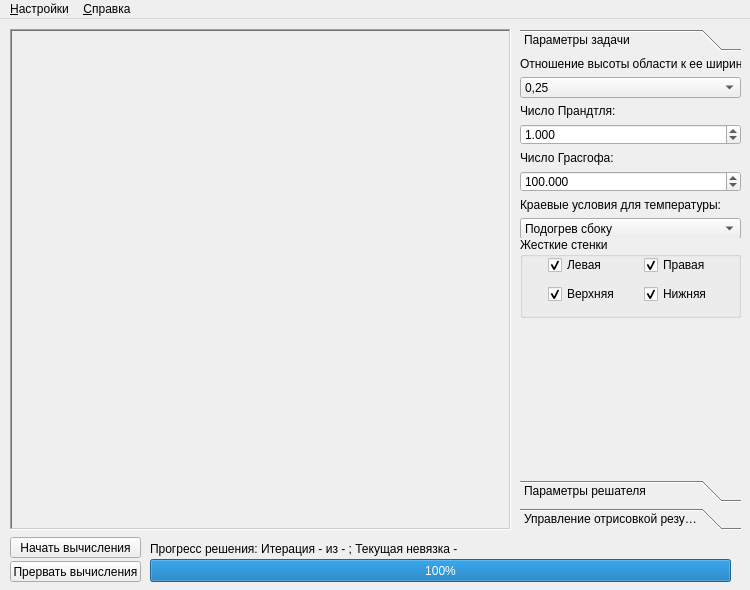
<?xml version="1.0" encoding="UTF-8"?>
<ui version="4.0">
 <class>MainWindow</class>
 <widget class="QMainWindow" name="MainWindow">
  <property name="geometry">
   <rect>
    <x>0</x>
    <y>0</y>
    <width>750</width>
    <height>590</height>
   </rect>
  </property>
  <property name="minimumSize">
   <size>
    <width>750</width>
    <height>590</height>
   </size>
  </property>
  <property name="maximumSize">
   <size>
    <width>750</width>
    <height>590</height>
   </size>
  </property>
  <property name="windowTitle">
   <string>Тестовая задача ЕГК   v1.5.0 alpha1</string>
  </property>
  <widget class="QWidget" name="centralWidget">
   <widget class="QFrame" name="solutionPainterFrame">
    <property name="geometry">
     <rect>
      <x>10</x>
      <y>10</y>
      <width>501</width>
      <height>501</height>
     </rect>
    </property>
    <property name="frameShape">
     <enum>QFrame::WinPanel</enum>
    </property>
    <property name="frameShadow">
     <enum>QFrame::Sunken</enum>
    </property>
   </widget>
   <widget class="QPushButton" name="startButton">
    <property name="geometry">
     <rect>
      <x>10</x>
      <y>518</y>
      <width>131</width>
      <height>21</height>
     </rect>
    </property>
    <property name="text">
     <string>Начать вычисления</string>
    </property>
   </widget>
   <widget class="QToolBox" name="SettingsToolBox">
    <property name="geometry">
     <rect>
      <x>520</x>
      <y>10</y>
      <width>221</width>
      <height>501</height>
     </rect>
    </property>
    <property name="frameShape">
     <enum>QFrame::NoFrame</enum>
    </property>
    <property name="frameShadow">
     <enum>QFrame::Plain</enum>
    </property>
    <property name="currentIndex">
     <number>0</number>
    </property>
    <widget class="QWidget" name="problemSettingsPage">
     <property name="geometry">
      <rect>
       <x>0</x>
       <y>0</y>
       <width>221</width>
       <height>420</height>
      </rect>
     </property>
     <attribute name="label">
      <string>Параметры задачи</string>
     </attribute>
     <widget class="QWidget" name="formLayoutWidget">
      <property name="geometry">
       <rect>
        <x>0</x>
        <y>0</y>
        <width>221</width>
        <height>181</height>
       </rect>
      </property>
      <layout class="QFormLayout" name="formLayout">
       <property name="fieldGrowthPolicy">
        <enum>QFormLayout::AllNonFixedFieldsGrow</enum>
       </property>
       <property name="rowWrapPolicy">
        <enum>QFormLayout::WrapAllRows</enum>
       </property>
       <property name="leftMargin">
        <number>0</number>
       </property>
       <property name="topMargin">
        <number>0</number>
       </property>
       <property name="rightMargin">
        <number>0</number>
       </property>
       <property name="bottomMargin">
        <number>0</number>
       </property>
       <item row="0" column="0">
        <widget class="QLabel" name="heightLabel">
         <property name="text">
          <string>Отношение высоты области к ее ширине:</string>
         </property>
        </widget>
       </item>
       <item row="0" column="1">
        <widget class="QComboBox" name="heightComboBox">
         <property name="currentIndex">
          <number>0</number>
         </property>
         <item>
          <property name="text">
           <string>0,25</string>
          </property>
         </item>
         <item>
          <property name="text">
           <string>0,5</string>
          </property>
         </item>
         <item>
          <property name="text">
           <string>1</string>
          </property>
         </item>
         <item>
          <property name="text">
           <string>2</string>
          </property>
         </item>
         <item>
          <property name="text">
           <string>4</string>
          </property>
         </item>
        </widget>
       </item>
       <item row="1" column="0">
        <widget class="QLabel" name="prandtlLabel">
         <property name="text">
          <string>Число Прандтля:</string>
         </property>
        </widget>
       </item>
       <item row="1" column="1">
        <widget class="QDoubleSpinBox" name="prandtlDoubleSpinBox">
         <property name="toolTip">
          <string>Введите число от 0,001 до 1000</string>
         </property>
         <property name="correctionMode">
          <enum>QAbstractSpinBox::CorrectToNearestValue</enum>
         </property>
         <property name="decimals">
          <number>3</number>
         </property>
         <property name="minimum">
          <double>0.001000000000000</double>
         </property>
         <property name="maximum">
          <double>1000.000000000000000</double>
         </property>
         <property name="value">
          <double>1.000000000000000</double>
         </property>
        </widget>
       </item>
       <item row="2" column="0">
        <widget class="QLabel" name="grashofLabel">
         <property name="text">
          <string>Число Грасгофа:</string>
         </property>
        </widget>
       </item>
       <item row="2" column="1">
        <widget class="QDoubleSpinBox" name="grashofDoubleSpinBox">
         <property name="toolTip">
          <string>Введите число от 0,001 до 100000</string>
         </property>
         <property name="correctionMode">
          <enum>QAbstractSpinBox::CorrectToNearestValue</enum>
         </property>
         <property name="decimals">
          <number>3</number>
         </property>
         <property name="minimum">
          <double>0.001000000000000</double>
         </property>
         <property name="maximum">
          <double>100000.000000000000000</double>
         </property>
         <property name="value">
          <double>100.000000000000000</double>
         </property>
        </widget>
       </item>
       <item row="3" column="0">
        <widget class="QLabel" name="tBCLabel">
         <property name="text">
          <string>Краевые условия для температуры:</string>
         </property>
        </widget>
       </item>
       <item row="3" column="1">
        <widget class="QComboBox" name="tBCComboBox">
         <item>
          <property name="text">
           <string>Подогрев сбоку</string>
          </property>
         </item>
         <item>
          <property name="text">
           <string>Подогрев снизу</string>
          </property>
         </item>
        </widget>
       </item>
      </layout>
     </widget>
     <widget class="QGroupBox" name="settingsWallsGroupBox">
      <property name="geometry">
       <rect>
        <x>0</x>
        <y>180</y>
        <width>221</width>
        <height>81</height>
       </rect>
      </property>
      <property name="title">
       <string>Жесткие стенки</string>
      </property>
      <widget class="QWidget" name="gridLayoutWidget">
       <property name="geometry">
        <rect>
         <x>0</x>
         <y>0</y>
         <width>221</width>
         <height>80</height>
        </rect>
       </property>
       <layout class="QGridLayout" name="gridLayout">
        <property name="leftMargin">
         <number>10</number>
        </property>
        <property name="topMargin">
         <number>15</number>
        </property>
        <property name="rightMargin">
         <number>10</number>
        </property>
        <property name="bottomMargin">
         <number>10</number>
        </property>
        <item row="0" column="0">
         <widget class="QCheckBox" name="leftWallCheckBox">
          <property name="sizePolicy">
           <sizepolicy hsizetype="Maximum" vsizetype="Fixed">
            <horstretch>0</horstretch>
            <verstretch>0</verstretch>
           </sizepolicy>
          </property>
          <property name="text">
           <string>Левая</string>
          </property>
          <property name="checked">
           <bool>true</bool>
          </property>
         </widget>
        </item>
        <item row="0" column="1">
         <widget class="QCheckBox" name="rightWallCheckBox">
          <property name="text">
           <string>Правая</string>
          </property>
          <property name="checked">
           <bool>true</bool>
          </property>
         </widget>
        </item>
        <item row="1" column="0">
         <widget class="QCheckBox" name="topWallCheckBox">
          <property name="sizePolicy">
           <sizepolicy hsizetype="Maximum" vsizetype="Fixed">
            <horstretch>0</horstretch>
            <verstretch>0</verstretch>
           </sizepolicy>
          </property>
          <property name="text">
           <string>Верхняя</string>
          </property>
          <property name="checked">
           <bool>true</bool>
          </property>
         </widget>
        </item>
        <item row="1" column="1">
         <widget class="QCheckBox" name="bottomWallCheckBox">
          <property name="sizePolicy">
           <sizepolicy hsizetype="Maximum" vsizetype="Fixed">
            <horstretch>0</horstretch>
            <verstretch>0</verstretch>
           </sizepolicy>
          </property>
          <property name="text">
           <string>Нижняя</string>
          </property>
          <property name="checked">
           <bool>true</bool>
          </property>
         </widget>
        </item>
       </layout>
      </widget>
     </widget>
    </widget>
    <widget class="QWidget" name="page_2">
     <property name="geometry">
      <rect>
       <x>0</x>
       <y>0</y>
       <width>98</width>
       <height>28</height>
      </rect>
     </property>
     <attribute name="label">
      <string>Параметры решателя</string>
     </attribute>
     <widget class="QWidget" name="formLayoutWidget_2">
      <property name="geometry">
       <rect>
        <x>0</x>
        <y>0</y>
        <width>221</width>
        <height>291</height>
       </rect>
      </property>
      <layout class="QFormLayout" name="formLayout_2">
       <property name="fieldGrowthPolicy">
        <enum>QFormLayout::AllNonFixedFieldsGrow</enum>
       </property>
       <property name="rowWrapPolicy">
        <enum>QFormLayout::WrapAllRows</enum>
       </property>
       <property name="leftMargin">
        <number>0</number>
       </property>
       <property name="topMargin">
        <number>0</number>
       </property>
       <property name="rightMargin">
        <number>0</number>
       </property>
       <property name="bottomMargin">
        <number>0</number>
       </property>
       <item row="0" column="0">
        <widget class="QLabel" name="nxLabel">
         <property name="text">
          <string>Число узлов сетки по горизонтали:</string>
         </property>
        </widget>
       </item>
       <item row="0" column="1">
        <widget class="QSpinBox" name="nxSpinBox">
         <property name="toolTip">
          <string>Введите число от 20 до 400</string>
         </property>
         <property name="correctionMode">
          <enum>QAbstractSpinBox::CorrectToPreviousValue</enum>
         </property>
         <property name="minimum">
          <number>20</number>
         </property>
         <property name="maximum">
          <number>400</number>
         </property>
         <property name="value">
          <number>100</number>
         </property>
        </widget>
       </item>
       <item row="1" column="0">
        <widget class="QLabel" name="nyLabel">
         <property name="text">
          <string>Число узлов сетки по вертикали:</string>
         </property>
        </widget>
       </item>
       <item row="1" column="1">
        <widget class="QSpinBox" name="nySpinBox">
         <property name="toolTip">
          <string>Введите число от 20 до 400</string>
         </property>
         <property name="correctionMode">
          <enum>QAbstractSpinBox::CorrectToPreviousValue</enum>
         </property>
         <property name="minimum">
          <number>20</number>
         </property>
         <property name="maximum">
          <number>400</number>
         </property>
         <property name="value">
          <number>100</number>
         </property>
        </widget>
       </item>
       <item row="2" column="0">
        <widget class="QLabel" name="maxIterLabel">
         <property name="text">
          <string>Максимальное число итераций:</string>
         </property>
        </widget>
       </item>
       <item row="2" column="1">
        <widget class="QSpinBox" name="maxIterSpinBox">
         <property name="toolTip">
          <string>Введите число от 100 до 300000</string>
         </property>
         <property name="correctionMode">
          <enum>QAbstractSpinBox::CorrectToPreviousValue</enum>
         </property>
         <property name="minimum">
          <number>100</number>
         </property>
         <property name="maximum">
          <number>300000</number>
         </property>
         <property name="value">
          <number>5000</number>
         </property>
        </widget>
       </item>
       <item row="3" column="0">
        <widget class="QLabel" name="wTLabel">
         <property name="text">
          <string>Коэффициент релаксации для T</string>
         </property>
        </widget>
       </item>
       <item row="3" column="1">
        <widget class="QDoubleSpinBox" name="wTDoubleSpinBox">
         <property name="toolTip">
          <string>Введите число от 0 до 2</string>
         </property>
         <property name="correctionMode">
          <enum>QAbstractSpinBox::CorrectToPreviousValue</enum>
         </property>
         <property name="maximum">
          <double>2.000000000000000</double>
         </property>
         <property name="singleStep">
          <double>0.100000000000000</double>
         </property>
         <property name="value">
          <double>0.300000000000000</double>
         </property>
        </widget>
       </item>
       <item row="4" column="0">
        <widget class="QLabel" name="wPsiLabel">
         <property name="text">
          <string>Коэффициент релаксации для ψ</string>
         </property>
        </widget>
       </item>
       <item row="4" column="1">
        <widget class="QDoubleSpinBox" name="wPsiDoubleSpinBox">
         <property name="toolTip">
          <string>Введите число от 0 до 2</string>
         </property>
         <property name="correctionMode">
          <enum>QAbstractSpinBox::CorrectToPreviousValue</enum>
         </property>
         <property name="maximum">
          <double>2.000000000000000</double>
         </property>
         <property name="singleStep">
          <double>0.100000000000000</double>
         </property>
         <property name="value">
          <double>0.300000000000000</double>
         </property>
        </widget>
       </item>
       <item row="5" column="0">
        <widget class="QLabel" name="wOmegaLabel">
         <property name="text">
          <string>Коэффициент релаксации для ω</string>
         </property>
        </widget>
       </item>
       <item row="5" column="1">
        <widget class="QDoubleSpinBox" name="wOmegaDoubleSpinBox">
         <property name="toolTip">
          <string>Введите число от 0 до 2</string>
         </property>
         <property name="correctionMode">
          <enum>QAbstractSpinBox::CorrectToPreviousValue</enum>
         </property>
         <property name="maximum">
          <double>2.000000000000000</double>
         </property>
         <property name="singleStep">
          <double>0.100000000000000</double>
         </property>
         <property name="value">
          <double>0.300000000000000</double>
         </property>
        </widget>
       </item>
      </layout>
     </widget>
    </widget>
    <widget class="QWidget" name="page">
     <property name="geometry">
      <rect>
       <x>0</x>
       <y>0</y>
       <width>98</width>
       <height>28</height>
      </rect>
     </property>
     <attribute name="label">
      <string>Управление отрисовкой результата</string>
     </attribute>
     <widget class="QGroupBox" name="settingsPaintGroupBox">
      <property name="geometry">
       <rect>
        <x>0</x>
        <y>0</y>
        <width>221</width>
        <height>51</height>
       </rect>
      </property>
      <property name="title">
       <string>Цель для отрисовки</string>
      </property>
      <widget class="QWidget" name="horizontalLayoutWidget">
       <property name="geometry">
        <rect>
         <x>0</x>
         <y>0</y>
         <width>221</width>
         <height>51</height>
        </rect>
       </property>
       <layout class="QHBoxLayout" name="horizontalLayout">
        <property name="leftMargin">
         <number>10</number>
        </property>
        <property name="topMargin">
         <number>15</number>
        </property>
        <property name="rightMargin">
         <number>10</number>
        </property>
        <property name="bottomMargin">
         <number>10</number>
        </property>
        <item>
         <widget class="QRadioButton" name="paintTButton">
          <property name="sizePolicy">
           <sizepolicy hsizetype="Maximum" vsizetype="Fixed">
            <horstretch>0</horstretch>
            <verstretch>0</verstretch>
           </sizepolicy>
          </property>
          <property name="text">
           <string>T</string>
          </property>
         </widget>
        </item>
        <item>
         <widget class="QRadioButton" name="paintPsiButton">
          <property name="sizePolicy">
           <sizepolicy hsizetype="Maximum" vsizetype="Fixed">
            <horstretch>0</horstretch>
            <verstretch>0</verstretch>
           </sizepolicy>
          </property>
          <property name="text">
           <string>ψ</string>
          </property>
         </widget>
        </item>
        <item>
         <widget class="QRadioButton" name="paintOmegaButton">
          <property name="sizePolicy">
           <sizepolicy hsizetype="Maximum" vsizetype="Fixed">
            <horstretch>0</horstretch>
            <verstretch>0</verstretch>
           </sizepolicy>
          </property>
          <property name="text">
           <string>ω</string>
          </property>
         </widget>
        </item>
        <item>
         <widget class="QRadioButton" name="paintVxButton">
          <property name="sizePolicy">
           <sizepolicy hsizetype="Maximum" vsizetype="Fixed">
            <horstretch>0</horstretch>
            <verstretch>0</verstretch>
           </sizepolicy>
          </property>
          <property name="text">
           <string>Vx</string>
          </property>
         </widget>
        </item>
        <item>
         <widget class="QRadioButton" name="paintVyButton">
          <property name="sizePolicy">
           <sizepolicy hsizetype="Maximum" vsizetype="Fixed">
            <horstretch>0</horstretch>
            <verstretch>0</verstretch>
           </sizepolicy>
          </property>
          <property name="text">
           <string>Vy</string>
          </property>
         </widget>
        </item>
       </layout>
      </widget>
     </widget>
     <widget class="QPushButton" name="saveImageButton">
      <property name="geometry">
       <rect>
        <x>0</x>
        <y>60</y>
        <width>221</width>
        <height>31</height>
       </rect>
      </property>
      <property name="text">
       <string>Сохранить изображение в файл</string>
      </property>
     </widget>
    </widget>
   </widget>
   <widget class="QProgressBar" name="solutionProgressBar">
    <property name="geometry">
     <rect>
      <x>150</x>
      <y>540</y>
      <width>581</width>
      <height>23</height>
     </rect>
    </property>
    <property name="value">
     <number>100</number>
    </property>
   </widget>
   <widget class="QLabel" name="solutionProgressLabel">
    <property name="geometry">
     <rect>
      <x>150</x>
      <y>520</y>
      <width>581</width>
      <height>20</height>
     </rect>
    </property>
    <property name="text">
     <string>Прогресс решения: Итерация - из - ; Текущая невязка - </string>
    </property>
   </widget>
   <widget class="QPushButton" name="stopButton">
    <property name="geometry">
     <rect>
      <x>10</x>
      <y>542</y>
      <width>131</width>
      <height>21</height>
     </rect>
    </property>
    <property name="text">
     <string>Прервать вычисления</string>
    </property>
   </widget>
  </widget>
  <widget class="QMenuBar" name="menuBar">
   <property name="geometry">
    <rect>
     <x>0</x>
     <y>0</y>
     <width>750</width>
     <height>21</height>
    </rect>
   </property>
   <widget class="QMenu" name="menu">
    <property name="title">
     <string>&amp;Справка</string>
    </property>
    <addaction name="helpAction"/>
    <addaction name="separator"/>
    <addaction name="aboutAction"/>
    <addaction name="aboutQtAction"/>
   </widget>
   <widget class="QMenu" name="menu_2">
    <property name="title">
     <string>&amp;Настройки</string>
    </property>
    <addaction name="settingsAction"/>
    <addaction name="actionPrGr"/>
   </widget>
   <addaction name="menu_2"/>
   <addaction name="menu"/>
  </widget>
  <action name="aboutQtAction">
   <property name="text">
    <string>О Qt...</string>
   </property>
  </action>
  <action name="settingsAction">
   <property name="text">
    <string>Настройки...</string>
   </property>
  </action>
  <action name="aboutAction">
   <property name="text">
    <string>О программе...</string>
   </property>
  </action>
  <action name="helpAction">
   <property name="text">
    <string>Справка...</string>
   </property>
   <property name="shortcut">
    <string>F1</string>
   </property>
  </action>
  <action name="actionPrGr">
   <property name="checkable">
    <bool>true</bool>
   </property>
   <property name="checked">
    <bool>true</bool>
   </property>
   <property name="text">
    <string>Ограничить значения Pr и Gr</string>
   </property>
  </action>
 </widget>
 <layoutdefault spacing="6" margin="11"/>
 <resources/>
 <connections/>
</ui>
